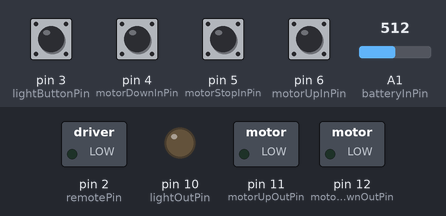
The sketch below on a simulated Arduino Nano, built with avr-gcc and run on an emulated ATmega328P. Parts: switched loads named in the sketch (green lamp = pin HIGH), output pins drawn as LEDs (lit = HIGH). The test bench sets the inputs (shaded band); at power-on: pin 3 (lightButtonPin), pin 4 (motorDownInPin), pin 5 (motorStopInPin), pin 6 (motorUpInPin) LOW, A1 (batteryInPin) = 512. EEPROM starts erased; pins used as bus, display or sensor lines are not drawn.

Above: at 1.2 s.
1.3 s: pin 4 (motorDownInPin) pulled HIGH for 0.15 s
At 1.8 s:
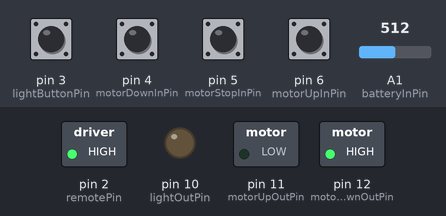
At 2.7 s:
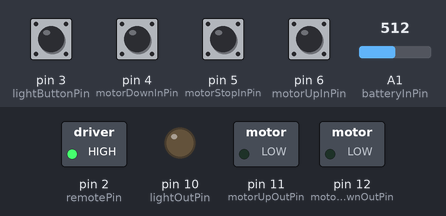
Timing chart, 0 to 9.4 s (numbered marks = the images above; inputs shaded):
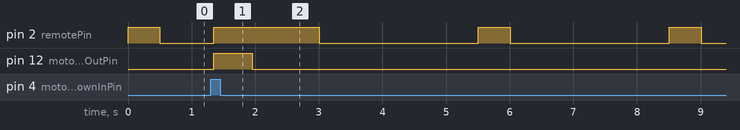

Measured:
- after the input at 1.3 s, pin 12 (motorDownOutPin): LOW → HIGH after 0.05 s, → LOW 0.60 s later
- by itself, pin 2 (remotePin): repeats every 3.0 s: LOW 2.5 s, HIGH 0.50 s

The sketch:

Umbrella.ino
```cpp
#include <EEPROM.h>

// Float constants for battery thresholds. All values in volts.
const float batteryMotorLimitOffValue = 2.8; // Battery threshold for the motor, the umbrella can only close when its off.
const float batteryMotorLimitOnValue = 3.0;
const float batteryLightLimitOffValue = 2.75; // Battery threshold for the lights.
const float batteryLightLimitOnValue = 2.9;
// Constants for opening and closing the umbrella
float openingAmpLimit = 7.0; // the nnA for the opening current limit. Allowable range: 0.0 - maxCurrentAmps
float closingAmpLimit = 7.0; // the nnA for the closing current limit. Allowable range: 0.0 - maxCurrentAmps
float closingMinimumAmpLimit = 0.0; // the minimum nnA for the closing current. Allowable range: 0.0 - maxCurrentAmps
const float voltageLimit = 3.3; // change this for the different arduinos, 3.3 for mini, 5.0 for nano
const float motorVoltageMinimum = 2.5; // This is used as the minimum voltage when reading motor current, to compensate for the base amount of 2.5 volts.
const float maxCurrentAmps = 10;
const float voltsPerAmp = 0.185; // Used with openingAmpLimit to work out the opening volt limit
const float dividerFactor = 0.687; // Modifer to opening and closing limits
const unsigned long currentMonitorDelay = 600; // Current monitor delay for opening and closing, in milliseconds
// Remote Cycling Constants
const unsigned long remoteOnDuration = 500; // How long the remote output should stay high in a remote cycle
const unsigned long remoteOffDuration = 2500; // How long the remote output should stay low in a remote cycle

const float savingVoltageThreshold = 3.0;
const bool bypassRemoteCylcling = false;

float openingVoltLimit; // Calculated in setup: (openingAmpLimit * voltsPerAmp) + motorVoltageMinimum
float closingVoltLimit; // Calculated in setup: (closingAmpLimit * voltsPerAmp) + motorVoltageMinimum
float closingMinimumVoltage; // If current voltage drops below this while closing, stop closing

// Hysteresis struct to manage the various thresholds
struct AnalogHysteresis {
    float offValue; // The value at which the hysteresis turns off, in volts: nnV
    float onValue; // The value at which the hysteresis turns on, in volts: nnV
    bool isOn; // Whether the value we are tracking is on or not
};

void hysteresisCheck(AnalogHysteresis* analogHysteresis, float analogVoltage);

// The various thresholds. The first number is the off value, the second is the on value. The third value is the default state of the check.
AnalogHysteresis motorVoltageLimit = {batteryMotorLimitOffValue, batteryMotorLimitOnValue, true}; // The limit for the battery, limits umbrella to closing when battery level is lower than this
AnalogHysteresis lightsVoltageLimit = {batteryLightLimitOffValue, batteryLightLimitOnValue, true}; // The limit for the battery, disables lights when battery level is lower than this

// I/O Pins
const int remotePin = 2; // Output pin for the remote state
const int lightButtonPin = 3;     	// Light button in pin
const int motorDownInPin = 4;		// Motor down button pin
const int motorStopInPin = 5;		// Motor stop button pin
const int motorUpInPin = 6;		// Motor up button pin
const int lightOutPin = 10;			// Light out pin
const int motorUpOutPin = 11;			// Output pin for up motor
const int motorDownOutPin = 12;		// Output pin for down motor
const int currentSensorPin = 13; // Output pin for the inrush detector

const int batteryInPin = A1;     	// Battery in pin
const int motorCurrentPin = A2;   // Motor current in pin

// Up/Down states
const int OPENING = 0;
const int OPEN = 1;
const int CLOSING = 2;
const int SCHRODINGER = 3;

// Motor consts and vars
int motorState = SCHRODINGER;
unsigned long currentMonitorDelayStartTime = 0; // The start time of a current monitor delay

// Down Button
int lastDownButtonState = LOW;
int downButtonState;
unsigned long lastDownButtonDebounceTime = 0;  // the last time the output pin was toggled

// Stop Button
int lastStopButtonState = LOW;
int stopButtonState;
unsigned long lastStopButtonDebounceTime = 0;  // the last time the output pin was toggled

// Up Button
int lastUpButtonState = LOW;
int upButtonState;
unsigned long lastUpButtonDebounceTime = 0;  // the last time the output pin was toggled

// Light consts and vars
int lastLightButtonState = LOW;
int lightButtonState;
int lightState = LOW;
unsigned long lastLightDebounceTime = 0;  // the last time the output pin was toggled

// Remote Cycling
unsigned long currentRemoteCycleDuration = remoteOnDuration;
unsigned long lastRemoteCycleTime = 0;  // the last time the output pin was toggled
bool remoteState = HIGH;

// Other consts and vars
const unsigned long debounceDelay = 50;    // the standard button debounce time

// EEPROM Stuff
const int motorStateAddress = 0;
int lastWriteState;

void setup() {
  setupPins();

  //Serial.begin(9600);

  setInitialMotorState();

  setLimits();
}

void loop() {
  // BATTERY MONITOR
  updateBatteryLevel();
  // Handle lights input
  handleLights();
  // Handle down button input
  handleDownButtonInput();
  // Handle up button input
  handleUpButtonInput();
  // Handle stop button input
  handleStopButtonInput();
  // Update up/down state based on motor state and input readings
  handleMotorLogic();
  // Handle the remote state change
  handleRemoteCycle();

  // OUTPUTS
  // set the light output
  digitalWrite(lightOutPin, lightState);
  // set current sensor out
  writeCurrentSensorOut();
  // set the motor outputs
  writeMotorStateOut();
  // Save the motor state and pulse count
  handleSaving();
  // Write to the remote pin
  digitalWrite(remotePin, remoteState);
}

// --- Setup functions
void setupPins() {
  pinMode(remotePin, OUTPUT);

  pinMode(lightButtonPin, INPUT);

  pinMode(motorDownInPin, INPUT);
  pinMode(motorStopInPin, INPUT);
  pinMode(motorUpInPin, INPUT);

  pinMode(lightOutPin, OUTPUT);

  pinMode(motorUpOutPin, OUTPUT);
  pinMode(motorDownOutPin, OUTPUT);

  pinMode(currentSensorPin, OUTPUT);

  pinMode(batteryInPin, INPUT);
  pinMode(motorCurrentPin, INPUT);

  // Set initial out states
  digitalWrite(lightOutPin, lightState);
  digitalWrite(motorUpOutPin, LOW);
  digitalWrite(motorDownOutPin, LOW);
  digitalWrite(motorStopInPin, LOW);
  digitalWrite(currentSensorPin, LOW);
  digitalWrite(remotePin, remoteState);
}

void setInitialMotorState() {
  // Configure the initial umbrella state, reading from the EEPROM.
  motorState = readIntFromEEPROM(motorStateAddress);
  lastWriteState = motorState;
  switch(motorState) {
    case OPEN:
      break;
    default:
      motorState = SCHRODINGER;
      break;
  }
}

void setLimits() {
  // Check that the opening amps fall within the allowable ranges.
  openingAmpLimit = openingAmpLimit < 0.0 ? 0.0 : openingAmpLimit > maxCurrentAmps ? maxCurrentAmps : openingAmpLimit;
  // Calculate opening volt limit
  openingVoltLimit = ((openingAmpLimit * voltsPerAmp) + motorVoltageMinimum) * dividerFactor;

  // Check that the closing amps fall within the allowable ranges.
  closingAmpLimit = closingAmpLimit < 0.0 ? 0.0 : closingAmpLimit > maxCurrentAmps ? maxCurrentAmps : closingAmpLimit;
  // Calculate closing volt limit
  closingVoltLimit = ((closingAmpLimit * voltsPerAmp) + motorVoltageMinimum) * dividerFactor;

  // Check that the closing minimum amps fall within the allowable ranges.
  closingMinimumAmpLimit = closingMinimumAmpLimit < 0.0 ? 0.0 : closingMinimumAmpLimit > maxCurrentAmps ? maxCurrentAmps : closingMinimumAmpLimit;
  // Calculate minimum closing voltage
  closingMinimumVoltage = ((closingMinimumAmpLimit * voltsPerAmp) + motorVoltageMinimum) * dividerFactor;
}

// --- Loop functions
void updateBatteryLevel() {
  // Read battery voltage
  float batteryVoltage = analogToVoltage(analogRead(batteryInPin));

  // Check the battery level
  hysteresisCheck(&lightsVoltageLimit, batteryVoltage);
  hysteresisCheck(&motorVoltageLimit, batteryVoltage);
}

void handleLights() {
  int lightReading = digitalRead(lightButtonPin);

  if (lightReading != lastLightButtonState) {
    // reset the debouncing timer
    lastLightDebounceTime = millis();
  }

  if ((millis() - lastLightDebounceTime) > debounceDelay) {
    // if the button state has changed:
    if (lightReading != lightButtonState) {
      lightButtonState = lightReading;

      // only toggle the LED if the new button state is HIGH
      if (lightButtonState == HIGH) {
        lightState = !lightState;
      }
    }
  }

  // If the battery is too low, just always turn the lights off
  if (!lightsVoltageLimit.isOn) {
    lightState = LOW;
  }

  // save the reading. Next time through the loop, it'll be the lastButtonState:
  lastLightButtonState = lightReading;
}

void handleDownButtonInput() {
  int downReading = digitalRead(motorDownInPin);

  if (downReading != lastDownButtonState) {
    // reset the debouncing timer
    lastDownButtonDebounceTime = millis();
  }

  if ((millis() - lastDownButtonDebounceTime) > debounceDelay) {
    // if the button state has changed:
    if (downReading != downButtonState) {
      downButtonState = downReading;

      if (downButtonState == HIGH) {
		    switch (motorState) {
          case SCHRODINGER:
          case OPEN:
            currentMonitorDelayStartTime = millis();
            motorState = CLOSING;
            break;
        }
      }
    }
  }

  // save the reading. Next time through the loop, it'll be the lastButtonState:
  lastDownButtonState = downReading;
}

void handleUpButtonInput() {
  int upReading = digitalRead(motorUpInPin);

  if (upReading != lastUpButtonState) {
    // reset the debouncing timer
    lastUpButtonDebounceTime = millis();
  }

  if ((millis() - lastUpButtonDebounceTime) > debounceDelay) {
    // if the button state has changed:
    if (upReading != upButtonState) {
      upButtonState = upReading;

      if (upButtonState == HIGH) {
        switch (motorState) {
          case SCHRODINGER:
            if (!motorVoltageLimit.isOn) {
              break;
            }
            currentMonitorDelayStartTime = millis();
            motorState = OPENING;
            break;
        }
      }
    }
  }

  // save the reading. Next time through the loop, it'll be the lastButtonState:
  lastUpButtonState = upReading;
}

void handleStopButtonInput() {
  int stopReading = digitalRead(motorStopInPin);

  if (stopReading != lastStopButtonState) {
    // reset the debouncing timer
    lastStopButtonDebounceTime = millis();
  }

  if ((millis() - lastStopButtonDebounceTime) > debounceDelay) {
    // if the button state has changed:
    if (stopReading != stopButtonState) {
      stopButtonState = stopReading;

      if (stopButtonState == HIGH) {
        switch (motorState) {
          case OPEN:
            break;
          default:
            motorState = SCHRODINGER;
            break;
        }
      }
    }
  }

  // save the reading. Next time through the loop, it'll be the lastButtonState:
  lastStopButtonState = stopReading;
}

void handleMotorLogic() {
  if (motorState == OPENING && (millis() - currentMonitorDelayStartTime > currentMonitorDelay)) {
    // When opeing, check against the current
    float currentVoltage = analogToVoltage(analogRead(motorCurrentPin));
    if (currentVoltage >= openingVoltLimit) {
      motorState = OPEN;
    }
  }

  // When closing, check against the min and max closing voltages
  if (motorState == CLOSING && (millis() - currentMonitorDelayStartTime > currentMonitorDelay)) {
    float currentVoltage = analogToVoltage(analogRead(motorCurrentPin));
    if (currentVoltage >= closingVoltLimit || currentVoltage <= closingMinimumVoltage) {
      motorState = SCHRODINGER;
    }
  }

  if (motorState != OPEN) {
    lightState = LOW;
  }
}

void handleRemoteCycle() {
  // If bypassRemoteCylcling then skip all the remote cycling logic
  if (bypassRemoteCylcling) {
    remoteState = HIGH;
    return;
  }

  // We should keep the remote on during opening or closing to that the cycle can be stopped without delay
  if (motorState == CLOSING || motorState == OPENING) {
    remoteState = HIGH;
    return;
  }

  if (millis() - lastRemoteCycleTime > currentRemoteCycleDuration) {
    lastRemoteCycleTime = millis();
    if (remoteState == HIGH) {
      remoteState = LOW;
      currentRemoteCycleDuration = remoteOffDuration;
    } else {
      remoteState = HIGH;
      currentRemoteCycleDuration = remoteOnDuration;
    }
  }
}

void writeCurrentSensorOut() {
  if (motorState == OPENING || motorState == CLOSING) {
    digitalWrite(currentSensorPin, HIGH);
  } else {
    digitalWrite(currentSensorPin, LOW);
  }
}

void writeMotorStateOut() {
  switch (motorState) {
    case OPENING:
      digitalWrite(motorUpOutPin, HIGH);
      digitalWrite(motorDownOutPin, LOW);
      break;
    case CLOSING:
      digitalWrite(motorUpOutPin, LOW);
      digitalWrite(motorDownOutPin, HIGH);
      break;
    default:
      digitalWrite(motorUpOutPin, LOW);
      digitalWrite(motorDownOutPin, LOW);
      break;
  }
}

// Check the powerPin, only save when it is low.
void handleSaving() {
  // Read battery voltage
  float batteryVoltage = analogToVoltage(analogRead(batteryInPin));

  // Only save to the EEPROM when the power drops, to extend the life of the EEPROM
  // As per the documentation, it is only reliable for 100 000 writes. This function should make it last more than long enough for this project.
  if (batteryVoltage <= savingVoltageThreshold) {
    saveMotorState();
  }
}

// Write the motor state to the EEPROM. Optimisted to reduce writes, improving longevity of EEPROM
void saveMotorState() {
  int writeState;
  switch(motorState) {
    case OPEN:
      writeState = OPEN;
      break;
    default:
      writeState = SCHRODINGER;
      break;
  }

  if (lastWriteState != writeState) {
    lastWriteState = writeState;
    saveIntIntoEEPROM(motorStateAddress, writeState);
  }
}

// --- Utility functions

// Convert the raw data value (0 - 1023) to voltage (0.0V - voltageLimitV):
float analogToVoltage(int analogReadValue) {
  return (analogReadValue / 1023.0) * voltageLimit;
}

// Checks whether or not the new voltage should trigger a change in state
void hysteresisCheck(AnalogHysteresis* analogHysteresis, float analogVoltage) {
  if (analogHysteresis->offValue >= analogVoltage) {
    analogHysteresis->isOn = false;
  } else if (analogHysteresis->onValue <= analogVoltage) {
    analogHysteresis->isOn = true;
  }
}

// For EEPROM notes: https://roboticsbackend.com/arduino-store-int-into-eeprom/
// Used to write a multi-byte int to EEPROM
void saveIntIntoEEPROM(int address, int number) {
  EEPROM.update(address, number >> 8);
  EEPROM.update(address + 1, number & 0xFF);
}

// Used to write a multi-byte int to EEPROM
int readIntFromEEPROM(int address) {
  return (EEPROM.read(address) << 8) + EEPROM.read(address + 1);
}
```
